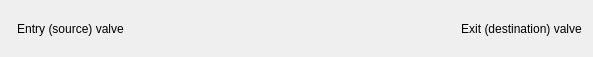
<?xml version="1.0" encoding="UTF-8"?>
<ui version="4.0">
 <class>Form</class>
 <widget class="QWidget" name="Form">
  <property name="geometry">
   <rect>
    <x>0</x>
    <y>0</y>
    <width>593</width>
    <height>57</height>
   </rect>
  </property>
  <property name="windowTitle">
   <string>Form</string>
  </property>
  <layout class="QHBoxLayout" name="horizontalLayout">
   <item>
    <widget class="PyDMByteIndicator" name="PyDMByteIndicator">
     <property name="toolTip">
      <string/>
     </property>
     <property name="alarmSensitiveBorder" stdset="0">
      <bool>false</bool>
     </property>
     <property name="channel" stdset="0">
      <string>ca://${SOURCE}EntryValveReady_RBV</string>
     </property>
     <property name="offColor" stdset="0">
      <color>
       <red>255</red>
       <green>0</green>
       <blue>0</blue>
      </color>
     </property>
     <property name="showLabels" stdset="0">
      <bool>false</bool>
     </property>
     <property name="circles" stdset="0">
      <bool>true</bool>
     </property>
    </widget>
   </item>
   <item>
    <widget class="QLabel" name="label_3">
     <property name="font">
      <font>
       <weight>50</weight>
       <bold>false</bold>
      </font>
     </property>
     <property name="text">
      <string>Entry (source) valve</string>
     </property>
     <property name="alignment">
      <set>Qt::AlignCenter</set>
     </property>
    </widget>
   </item>
   <item>
    <spacer name="horizontalSpacer">
     <property name="orientation">
      <enum>Qt::Horizontal</enum>
     </property>
     <property name="sizeHint" stdset="0">
      <size>
       <width>40</width>
       <height>20</height>
      </size>
     </property>
    </spacer>
   </item>
   <item>
    <widget class="PyDMByteIndicator" name="PyDMByteIndicator_2">
     <property name="toolTip">
      <string/>
     </property>
     <property name="alarmSensitiveBorder" stdset="0">
      <bool>false</bool>
     </property>
     <property name="channel" stdset="0">
      <string>ca://${DEST}ExitValveReady_RBV</string>
     </property>
     <property name="offColor" stdset="0">
      <color>
       <red>255</red>
       <green>0</green>
       <blue>0</blue>
      </color>
     </property>
     <property name="showLabels" stdset="0">
      <bool>false</bool>
     </property>
     <property name="circles" stdset="0">
      <bool>true</bool>
     </property>
    </widget>
   </item>
   <item>
    <widget class="QLabel" name="label_4">
     <property name="font">
      <font>
       <weight>50</weight>
       <bold>false</bold>
      </font>
     </property>
     <property name="text">
      <string>Exit (destination) valve</string>
     </property>
     <property name="alignment">
      <set>Qt::AlignCenter</set>
     </property>
    </widget>
   </item>
  </layout>
 </widget>
 <customwidgets>
  <customwidget>
   <class>PyDMByteIndicator</class>
   <extends>QWidget</extends>
   <header>pydm.widgets.byte</header>
  </customwidget>
 </customwidgets>
 <resources/>
 <connections/>
</ui>
